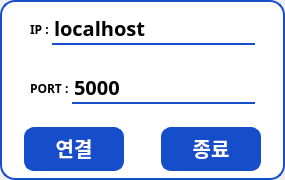
<?xml version="1.0" encoding="UTF-8"?>
<ui version="4.0">
 <class>Dialog</class>
 <widget class="QDialog" name="Dialog">
  <property name="geometry">
   <rect>
    <x>0</x>
    <y>0</y>
    <width>285</width>
    <height>180</height>
   </rect>
  </property>
  <property name="minimumSize">
   <size>
    <width>0</width>
    <height>180</height>
   </size>
  </property>
  <property name="maximumSize">
   <size>
    <width>16777215</width>
    <height>180</height>
   </size>
  </property>
  <property name="windowTitle">
   <string>Dialog</string>
  </property>
  <layout class="QVBoxLayout" name="verticalLayout">
   <property name="spacing">
    <number>0</number>
   </property>
   <property name="leftMargin">
    <number>0</number>
   </property>
   <property name="topMargin">
    <number>0</number>
   </property>
   <property name="rightMargin">
    <number>0</number>
   </property>
   <property name="bottomMargin">
    <number>0</number>
   </property>
   <item>
    <widget class="QWidget" name="widget_2" native="true">
     <property name="styleSheet">
      <string notr="true">QWidget{
font-family: Pretendard;
background-color: rgb(255, 255, 255);
border: 2px solid #164DCA;
border-top-left-radius: 15px;
border-top-right-radius: 15px;
border-bottom:none;
}</string>
     </property>
     <layout class="QHBoxLayout" name="horizontalLayout_3">
      <property name="spacing">
       <number>0</number>
      </property>
      <property name="leftMargin">
       <number>30</number>
      </property>
      <property name="topMargin">
       <number>0</number>
      </property>
      <property name="rightMargin">
       <number>30</number>
      </property>
      <property name="bottomMargin">
       <number>0</number>
      </property>
      <item>
       <widget class="QLabel" name="label_2">
        <property name="sizePolicy">
         <sizepolicy hsizetype="Preferred" vsizetype="Fixed">
          <horstretch>0</horstretch>
          <verstretch>0</verstretch>
         </sizepolicy>
        </property>
        <property name="font">
         <font>
          <family>Pretendard</family>
          <weight>62</weight>
          <bold>true</bold>
         </font>
        </property>
        <property name="styleSheet">
         <string notr="true">border: none;
border-radius: 0;
font-weight:500;
</string>
        </property>
        <property name="text">
         <string>IP : </string>
        </property>
       </widget>
      </item>
      <item>
       <widget class="QLineEdit" name="le_ip">
        <property name="styleSheet">
         <string notr="true">QLineEdit{
border: none; 
border-bottom: 2px solid #164DCA;
background-color: transparent;
font-size: 20px;
text-align: center;
font-weight:500;
}


</string>
        </property>
        <property name="text">
         <string>localhost</string>
        </property>
       </widget>
      </item>
     </layout>
    </widget>
   </item>
   <item>
    <widget class="QWidget" name="widget_3" native="true">
     <property name="styleSheet">
      <string notr="true">QWidget{
font-family: Pretendard;
background-color: rgb(255, 255, 255);
border: 2px solid #164DCA;
border-top:none;
border-bottom:none;
}</string>
     </property>
     <layout class="QHBoxLayout" name="horizontalLayout">
      <property name="spacing">
       <number>0</number>
      </property>
      <property name="leftMargin">
       <number>30</number>
      </property>
      <property name="topMargin">
       <number>0</number>
      </property>
      <property name="rightMargin">
       <number>30</number>
      </property>
      <property name="bottomMargin">
       <number>0</number>
      </property>
      <item>
       <widget class="QLabel" name="label">
        <property name="font">
         <font>
          <family>Pretendard</family>
          <weight>62</weight>
          <bold>true</bold>
         </font>
        </property>
        <property name="styleSheet">
         <string notr="true">border: none;
border-radius: 0;
font-weight:500;
</string>
        </property>
        <property name="text">
         <string>PORT : </string>
        </property>
       </widget>
      </item>
      <item>
       <widget class="QLineEdit" name="le_port">
        <property name="styleSheet">
         <string notr="true">QLineEdit{
border: none; 
border-bottom: 2px solid #164DCA;
background-color: transparent;
font-size: 20px;
text-align: center;
font-weight:500;
}


</string>
        </property>
        <property name="text">
         <string>5000</string>
        </property>
       </widget>
      </item>
     </layout>
    </widget>
   </item>
   <item>
    <widget class="QWidget" name="widget_4" native="true">
     <property name="styleSheet">
      <string notr="true">QWidget{
font-family: Pretendard;
background-color: rgb(255, 255, 255);
border: 2px solid #164DCA;
border-bottom-left-radius: 15px;
border-bottom-right-radius: 15px;
border-top:none;
}</string>
     </property>
     <layout class="QHBoxLayout" name="horizontalLayout_2">
      <item alignment="Qt::AlignHCenter">
       <widget class="QPushButton" name="pb_connect">
        <property name="minimumSize">
         <size>
          <width>100</width>
          <height>40</height>
         </size>
        </property>
        <property name="font">
         <font>
          <family>Pretendard</family>
          <pointsize>-1</pointsize>
          <weight>75</weight>
          <bold>true</bold>
         </font>
        </property>
        <property name="styleSheet">
         <string notr="true">QPushButton{
background: #164DCA;
box-shadow: 0px 2px 12px rgb(25 25 25 / 16%);
align-items: center;
color: #fff;
font-weight: 600;
font-size: 20px;
border-radius: 10px;
padding: 6px;
}</string>
        </property>
        <property name="text">
         <string>연결</string>
        </property>
       </widget>
      </item>
      <item alignment="Qt::AlignHCenter">
       <widget class="QPushButton" name="pb_close">
        <property name="minimumSize">
         <size>
          <width>100</width>
          <height>40</height>
         </size>
        </property>
        <property name="font">
         <font>
          <family>Pretendard</family>
          <pointsize>-1</pointsize>
          <weight>75</weight>
          <bold>true</bold>
         </font>
        </property>
        <property name="styleSheet">
         <string notr="true">QPushButton{
background: #164DCA;
box-shadow: 0px 2px 12px rgb(25 25 25 / 16%);
align-items: center;
color: #fff;
font-weight: 600;
font-size: 20px;
border-radius: 10px;
padding: 6px;
}</string>
        </property>
        <property name="text">
         <string>종료</string>
        </property>
       </widget>
      </item>
     </layout>
    </widget>
   </item>
  </layout>
 </widget>
 <resources/>
 <connections>
  <connection>
   <sender>pb_close</sender>
   <signal>clicked()</signal>
   <receiver>Dialog</receiver>
   <slot>reject()</slot>
   <hints>
    <hint type="sourcelabel">
     <x>212</x>
     <y>154</y>
    </hint>
    <hint type="destinationlabel">
     <x>334</x>
     <y>173</y>
    </hint>
   </hints>
  </connection>
 </connections>
</ui>
